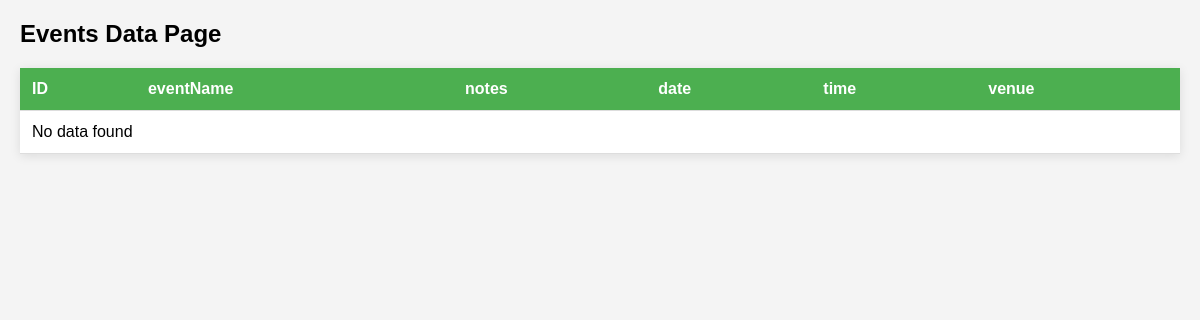
The page /eventsdata on the database as committed earlier.
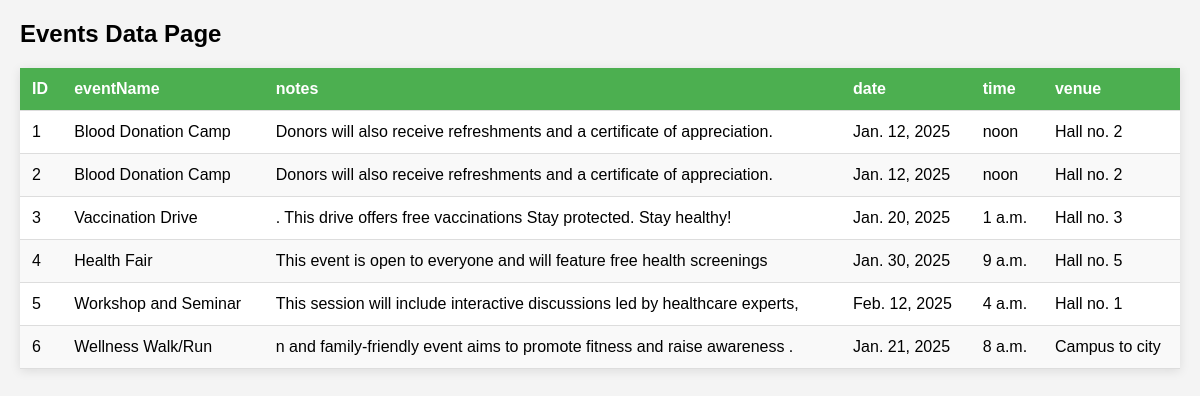
The same page on the database as committed later.
### events/models.py (models this page shows)
class eventsinfo(models.Model):
    eventName = models.CharField(max_length=255)
    notes = models.CharField(max_length=255)
    date = models.DateField(null=True)
    time = models.TimeField(null = True)
    venue = models.CharField(max_length=255)

### events/views.py (the view)
# urls.py: path('eventsdata' , views.events_data , name="events_data"),
def events_data(request):
    edata = eventsinfo.objects.all().values()
    context = {
        'edata' : edata
    }
    return render(request , "events_data.html" , context )

### template/events_data.html (shortened to what this page needs)
<!DOCTYPE html>
<html lang="en">
<head>
</head>
<body>
    <h2>Events Data Page</h2>
    <table>
        <thead>
            <tr>
                <th>ID</th>
                <th>eventName</th>
                <th>notes</th>
                <th>date</th>
                <th>time</th>
                <th>venue</th>
            </tr>
        </thead>
        <tbody>
            {% if edata %}
                {% for event in edata %}
                <tr>
                    <td>{{event.id}}</td>
                   <td>{{ event.eventName }}</td>
                   <td>{{ event.notes }}</td>
                   <td>{{ event.date }}</td>
                   <td>{{ event.time }}</td>
                   <td>{{ event.venue }}</td>
                </tr>
                {% endfor %}
            {% else %}
                <tr>
                    <td colspan="8">No data found</td>
                </tr>
            {% endif %}
        </tbody>
    </table>
</body>
</html>

Rows that differ between the two databases and show on the page:
added eventsinfo: id "1", eventName "Blood Donation Camp", notes "Donors will also receive refreshments and a certificate of appreciation.", date "Jan. 12, 2025", time "noon", venue "Hall no. 2"
added eventsinfo: id "2", eventName "Blood Donation Camp", notes "Donors will also receive refreshments and a certificate of appreciation.", date "Jan. 12, 2025", time "noon", venue "Hall no. 2"
added eventsinfo: id "3", eventName "Vaccination Drive", notes ". This drive offers free vaccinations Stay protected. Stay healthy!", date "Jan. 20, 2025", time "1 a.m.", venue "Hall no. 3"
added eventsinfo: id "4", eventName "Health Fair", notes "This event is open to everyone and will feature free health screenings", date "Jan. 30, 2025", time "9 a.m.", venue "Hall no. 5"
added eventsinfo: id "5", eventName "Workshop and Seminar", notes "This session will include interactive discussions led by healthcare experts,", date "Feb. 12, 2025", time "4 a.m.", venue "Hall no. 1"
added eventsinfo: id "6", eventName "Wellness Walk/Run", notes "n and family-friendly event aims to promote fitness and raise awareness .", date "Jan. 21, 2025", time "8 a.m.", venue "Campus to city"
Other text that changed with them:
text no longer shown: "No data found"
